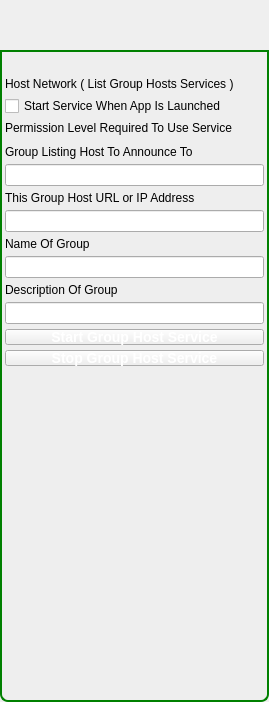
<?xml version="1.0" encoding="UTF-8"?>
<ui version="4.0">
 <class>GroupUserDlgClass</class>
 <widget class="QWidget" name="GroupUserDlgClass">
  <property name="geometry">
   <rect>
    <x>0</x>
    <y>0</y>
    <width>269</width>
    <height>702</height>
   </rect>
  </property>
  <property name="windowTitle">
   <string>Search</string>
  </property>
  <property name="styleSheet">
   <string notr="true">QDialog#PhoneShakeDialogClass
{   
color: transparent;
background-color: transparent;
border: 1px solid transparent;
border-radius: 8px; 
}

#TitleGroupBox
{   
color: black;
background-color: rgb(50,238,17);
border: 2px solid green;
border-top-left-radius: 8px; 
border-top-right-radius: 8px;
}

#TitleLabel
{   
color: black;
}

#ItemsGroupBox
{   
background-color: rgb(238,238,238);
border: 2px solid green;
border-top-color: green; 
border-bottom-left-radius: 8px; 
border-bottom-right-radius: 8px;
}

#ProfileFrame
{   
background-color: white;
border: 1px solid black;
}

QPushButton
{
color: white;
font: bold 14px;
border-width: 10;
border-image: url(:/MyP2PWeb/Resources/button_green_normal.png)10;
padding: -10;
}

QPushButton:pressed
{
border-width: 10;
border-image: url(:/MyP2PWeb/Resources/button_green_pressed.png);
padding: -10;
}

QPushButton#ExitDialogButton
{
color: black;
font: bold 14px;
border-image: none;
}</string>
  </property>
  <layout class="QVBoxLayout" name="verticalLayout">
   <property name="spacing">
    <number>0</number>
   </property>
   <property name="leftMargin">
    <number>0</number>
   </property>
   <property name="topMargin">
    <number>0</number>
   </property>
   <property name="rightMargin">
    <number>0</number>
   </property>
   <property name="bottomMargin">
    <number>0</number>
   </property>
   <item>
    <widget class="TitleBarWidget" name="m_TitleBarWidget" native="true">
     <property name="sizePolicy">
      <sizepolicy hsizetype="Preferred" vsizetype="Preferred">
       <horstretch>0</horstretch>
       <verstretch>0</verstretch>
      </sizepolicy>
     </property>
     <property name="minimumSize">
      <size>
       <width>0</width>
       <height>50</height>
      </size>
     </property>
     <property name="maximumSize">
      <size>
       <width>16777215</width>
       <height>103</height>
      </size>
     </property>
    </widget>
   </item>
   <item>
    <widget class="QGroupBox" name="ItemsGroupBox">
     <property name="minimumSize">
      <size>
       <width>0</width>
       <height>0</height>
      </size>
     </property>
     <property name="title">
      <string/>
     </property>
     <layout class="QVBoxLayout" name="verticalLayout_2">
      <property name="spacing">
       <number>5</number>
      </property>
      <property name="leftMargin">
       <number>2</number>
      </property>
      <property name="topMargin">
       <number>2</number>
      </property>
      <property name="rightMargin">
       <number>2</number>
      </property>
      <property name="bottomMargin">
       <number>2</number>
      </property>
      <item>
       <widget class="QLabel" name="m_StatusLabel">
        <property name="text">
         <string notr="true"/>
        </property>
       </widget>
      </item>
      <item>
       <widget class="QLabel" name="SearchLabel">
        <property name="text">
         <string>Host Network ( List Group Hosts Services )</string>
        </property>
        <property name="wordWrap">
         <bool>true</bool>
        </property>
       </widget>
      </item>
      <item>
       <widget class="QCheckBox" name="m_StartupCheckBox">
        <property name="text">
         <string>Start Service When App Is Launched</string>
        </property>
       </widget>
      </item>
      <item>
       <widget class="QLabel" name="m_NetHostLabel">
        <property name="text">
         <string>Permission Level Required To Use Service</string>
        </property>
       </widget>
      </item>
      <item>
       <widget class="PermissionWidget" name="m_PermissionWidget" native="true"/>
      </item>
      <item>
       <widget class="QLabel" name="m_GoTvHostLabel">
        <property name="text">
         <string>Group Listing Host To Announce To</string>
        </property>
       </widget>
      </item>
      <item>
       <widget class="QLineEdit" name="lineEdit"/>
      </item>
      <item>
       <widget class="QLabel" name="m_GroupHostLabel">
        <property name="text">
         <string>This Group Host URL or IP Address</string>
        </property>
       </widget>
      </item>
      <item>
       <widget class="QLineEdit" name="lineEdit_2"/>
      </item>
      <item>
       <widget class="QLabel" name="label">
        <property name="text">
         <string>Name Of Group</string>
        </property>
       </widget>
      </item>
      <item>
       <widget class="QLineEdit" name="lineEdit_3"/>
      </item>
      <item>
       <widget class="QLabel" name="label_2">
        <property name="text">
         <string>Description Of Group</string>
        </property>
       </widget>
      </item>
      <item>
       <widget class="QLineEdit" name="lineEdit_4"/>
      </item>
      <item>
       <widget class="QPushButton" name="m_StartButton">
        <property name="text">
         <string>Start Group Host Service</string>
        </property>
       </widget>
      </item>
      <item>
       <widget class="QPushButton" name="m_ConnectToHostButton">
        <property name="sizePolicy">
         <sizepolicy hsizetype="Minimum" vsizetype="Preferred">
          <horstretch>0</horstretch>
          <verstretch>0</verstretch>
         </sizepolicy>
        </property>
        <property name="minimumSize">
         <size>
          <width>0</width>
          <height>0</height>
         </size>
        </property>
        <property name="text">
         <string>Stop Group Host Service</string>
        </property>
       </widget>
      </item>
      <item>
       <widget class="QLabel" name="m_GroupUserStatusLabel">
        <property name="font">
         <font>
          <pointsize>10</pointsize>
         </font>
        </property>
        <property name="text">
         <string/>
        </property>
       </widget>
      </item>
      <item>
       <widget class="FriendListWidget" name="friendListWidget" native="true">
        <property name="sizePolicy">
         <sizepolicy hsizetype="Expanding" vsizetype="Expanding">
          <horstretch>0</horstretch>
          <verstretch>0</verstretch>
         </sizepolicy>
        </property>
       </widget>
      </item>
     </layout>
    </widget>
   </item>
  </layout>
 </widget>
 <customwidgets>
  <customwidget>
   <class>TitleBarWidget</class>
   <extends>QWidget</extends>
   <header>TitleBarWidget.h</header>
   <container>1</container>
  </customwidget>
  <customwidget>
   <class>FriendListWidget</class>
   <extends>QWidget</extends>
   <header>FriendListWidget.h</header>
   <container>1</container>
  </customwidget>
  <customwidget>
   <class>PermissionWidget</class>
   <extends>QWidget</extends>
   <header>PermissionWidget.h</header>
   <container>1</container>
  </customwidget>
 </customwidgets>
 <resources>
  <include location="../gotvcommon.qrc"/>
 </resources>
 <connections/>
</ui>
